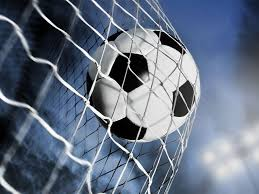
#> input picture Untitled.jpeg, 259 x 194 px
$ jupyter execute --allow-errors 3.ipynb   (shell and % lines are left out)
#> lines starting #> are read from the running program, lines starting #| are printed output that depends on the picture; after the words box and inside, x2 and y2 are one past the last pixel; in counts of white or black regions, pixels touching at a corner belong together
[cell 1]
import cv2
import matplotlib.pyplot as plt
image = cv2.imread("Untitled.jpeg")
#> image is the input picture: shape (194, 259, 3); mean B, G, R 130.6, 112.3, 100.5
img_rgb = cv2.cvtColor(image, cv2.COLOR_BGR2RGB)
img =cv2.resize(img_rgb,(1300,275))
plt.imshow(image)

[cell 2]
#ROTATION/FLIPPING

img_rgb = cv2.cvtColor(img, cv2.COLOR_BGR2RGB)
#> img_rgb: shape (275, 1300, 3)
# Along central x axis
new_img = cv2.flip(img_rgb,0)
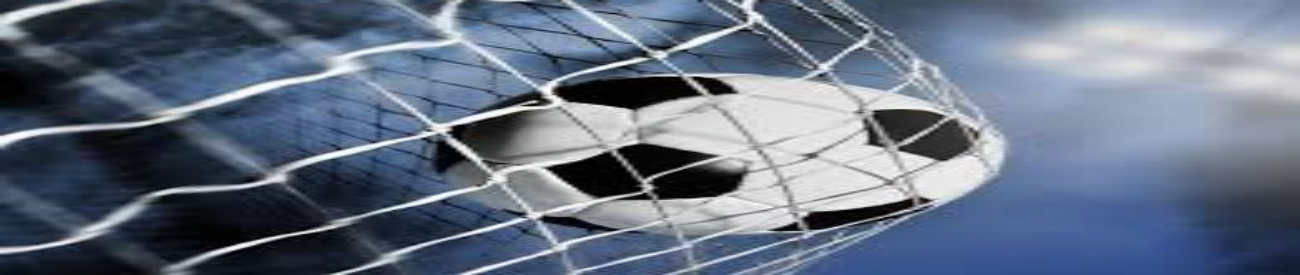
#> new_img: shape (275, 1300, 3); mean B, G, R 130.4, 112.1, 100.4
plt.imshow(new_img)

# Along central y axis
new_img = cv2.flip(img_rgb,0)
plt.imshow(new_img)
#> figure, not shown here; B, G, R data is drawn as R, G, B

[cell 3]
#Blending Images

import cv2
import matplotlib.pyplot as plt
# Two images
img1 = cv2.imread('Untitled.jpeg')
img2 = cv2.imread('dog.jpeg')
# Check image shape should be same
img1.shape
#> (the rest of this cell did not finish here and is left out)

[cell 4]
#Image Thresholding
import cv2
import numpy as np
import matplotlib.pyplot as plt

#here 0 means that the image is loaded in gray scale format
gray_image = cv2.imread('Untitled.jpeg',0)
#> gray_image: shape (194, 259); min 0, max 255, mean 110.8

ret,thresh_binary = cv2.threshold(gray_image,127,255,cv2.THRESH_BINARY)
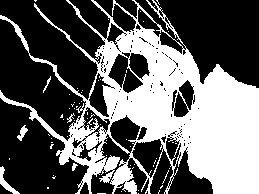
#> thresh_binary: shape (194, 259); 39% white; 65 white regions (59 under 20 px), largest, box (x1, y1, x2, y2) and area: (0, 0, 259, 194) 19107, (0, 166, 20, 194) 157, (17, 125, 28, 141) 77, (43, 76, 51, 93) 32, (72, 163, 78, 171) 27, (67, 113, 75, 123) 26
ret,thresh_binary_inv = cv2.threshold(gray_image,127,255,cv2.THRESH_BINARY_INV)
ret,thresh_trunc = cv2.threshold(gray_image,127,255,cv2.THRESH_TRUNC)
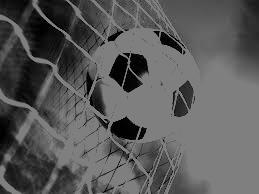
#> thresh_trunc: shape (194, 259); min 0, max 127, mean 89.6
ret,thresh_tozero = cv2.threshold(gray_image,127,255,cv2.THRESH_TOZERO)
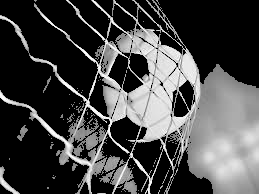
#> thresh_tozero: shape (194, 259); min 0, max 255, mean 70.8
ret,thresh_tozero_inv = cv2.threshold(gray_image,127,255,cv2.THRESH_TOZERO_INV)
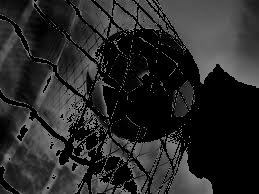
#> thresh_tozero_inv: shape (194, 259); min 0, max 127, mean 40.1

#DISPLAYING THE DIFFERENT THRESHOLDING STYLES
names = ['Oiriginal Image','BINARY','THRESH_BINARY_INV','THRESH_TRUNC','THRESH_TOZERO','THRESH_TOZERO_INV']
images = gray_image,thresh_binary,thresh_binary_inv,thresh_trunc,thresh_tozero,thresh_tozero_inv

for i in range(6):
    plt.subplot(2,3,i+1),plt.imshow(images[i],'gray')
    plt.title(names[i])
    plt.xticks([]),plt.yticks([])
plt.show()

[cell 5]
#Image Blurring and smoothing
import cv2
import numpy as np
import matplotlib.pyplot as plt

def load_img():
    img = cv2.imread('football.jpeg')
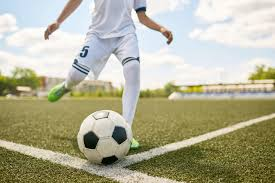
#> input picture football.jpeg, 275 x 183 px
#> img is the input picture: shape (183, 275, 3); mean B, G, R 151.8, 176.6, 178.6
    img = cv2.cvtColor(img, cv2.COLOR_BGR2RGB)
    return img

def display_img(img):
    fig = plt.figure(figsize=(10, 8))
    ax = fig.add_subplot(111)
    ax.imshow(img)
    plt.axis('off')  # Hide the axis for better visualization
    plt.show()

# Load the image
img = load_img()

# Add text before normalization
font = cv2.FONT_HERSHEY_COMPLEX
cv2.putText(img, text='football', org=(10, 60), fontFace=font, fontScale=2, color=(255, 0, 0), thickness=2)
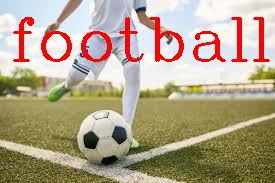
#> img: shape (183, 275, 3); mean R, G, B 180.6, 164.4, 139.4

# Display the image with text
display_img(img)

# Convert the image to float32 and normalize to the range [0, 1]
img = img.astype(np.float32) / 255.0

# Apply average blurring
blurred_img = cv2.blur(img, ksize=(5, 5))

# Display the blurred image
display_img(blurred_img)

[cell 6]
import cv2
import numpy as np
import matplotlib.pyplot as plt
def load_img():
    img = cv2.imread('football.jpeg').astype(np.float32) / 255
    img = cv2.cvtColor(img, cv2.COLOR_BGR2RGB)
    return img

def display_img(img):
    fig = plt.figure(figsize=(12,10))
    ax = fig.add_subplot(111)
    ax.imshow(img)

## Gaussian Blurring
img = load_img()
font = cv2.FONT_HERSHEY_COMPLEX
cv2.putText(img,text='bricks',org=(10,600), fontFace=font,fontScale= 10,color=(255,0,0),thickness=4)
display_img(img)

blurred_img = cv2.GaussianBlur(img,(5,5),10)
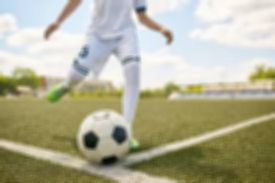
#> blurred_img: shape (183, 275, 3) float32; mean R, G, B 0.7, 0.693, 0.595
display_img(blurred_img)

[cell 7]
import cv2
import numpy as np
import matplotlib.pyplot as plt

def load_img():
    img = cv2.imread('hand.jpg', cv2.IMREAD_GRAYSCALE)
    return img

def display_img(img, title="Image"):
    fig = plt.figure(figsize=(10, 8))
    ax = fig.add_subplot(111)
    ax.imshow(img, cmap='gray')
    plt.title(title)
    plt.axis('off')
    plt.show()

# Load the image in grayscale
img = load_img()

# Threshold the image to binary
_, binary_img = cv2.threshold(img, 127, 255, cv2.THRESH_BINARY)

# Find contours
contours, hierarchy = cv2.findContours(binary_img, cv2.RETR_CCOMP, cv2.CHAIN_APPROX_SIMPLE)
#> contours = []

# Check if contours are found
if len(contours) == 0:
    print("No contours found!")
else:
    # Set up empty array to draw external contours
    external_contours = np.zeros_like(binary_img)

    # Draw external contours
    for i in range(len(contours)):
        # If it is an external contour
        if hierarchy[0][i][3] == -1:
            cv2.drawContours(external_contours, contours, i, 255, -1)

    # Display the external contours
    display_img(external_contours, title="External Contours")

[cell 8]
import cv2
import matplotlib.pyplot as plt

# Load the image
image_path = 'objects.jpeg'
img = cv2.imread(image_path)

# Check if the image was loaded correctly
#> (the rest of this cell did not finish here and is left out)

[cell 9]
import cv2
import matplotlib.pyplot as plt

# Load the image
denis_path = 'ppl face.jpg'
denis = cv2.imread(denis_path)

# Check if the image was loaded correctly
#> (the rest of this cell did not finish here and is left out)

[cell 10]
#face detetction using webcam

import cv2
import matplotlib.pyplot as plt
from IPython.display import display, clear_output

# Initialize the webcam
video_capture = cv2.VideoCapture(0)

while True:
    # Capture frame-by-frame
    ret, frame = video_capture.read()
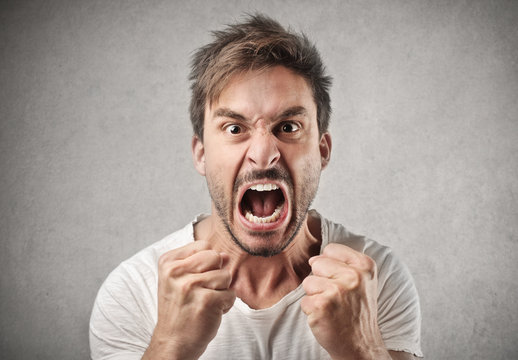
#> input picture Angry.jpg, 518 x 360 px, given in place of the camera
#> frame is the input picture: shape (360, 518, 3); mean B, G, R 148.3, 154.7, 167

    # Perform face detection (you can use any pre-trained face detection model)
    # For example, using Haar Cascade classifier:
    face_cascade = cv2.CascadeClassifier(cv2.data.haarcascades + 'haarcascade_frontalface_default.xml')
    faces = face_cascade.detectMultiScale(frame, scaleFactor=1.1, minNeighbors=5, minSize=(30, 30))
#> faces = [[184, 69, 153, 153]]

    # Draw rectangles around detected faces
    for (x, y, w, h) in faces:
        cv2.rectangle(frame, (x, y), (x + w, y + h), (0, 255, 0), 2)
#> this loop made 1 pass
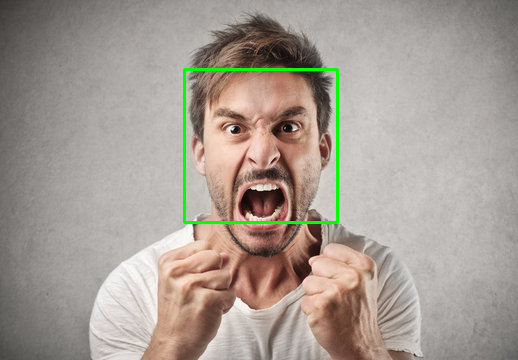
#> frame: shape (360, 518, 3); 0.98% of pixels changed, all inside (x1, y1, x2, y2) = (183, 68, 339, 224)

    # Display the frame in the notebook
    plt.imshow(cv2.cvtColor(frame, cv2.COLOR_BGR2RGB))
    plt.axis('off')
    plt.show()
    clear_output(wait=True)

    # Press 'q' to exit the loop
    if cv2.waitKey(0) & 0xFF == ord('q'):
#> (key q is pressed here)
        break

# Release the webcam
video_capture.release()


cv2.destroyAllWindows()
